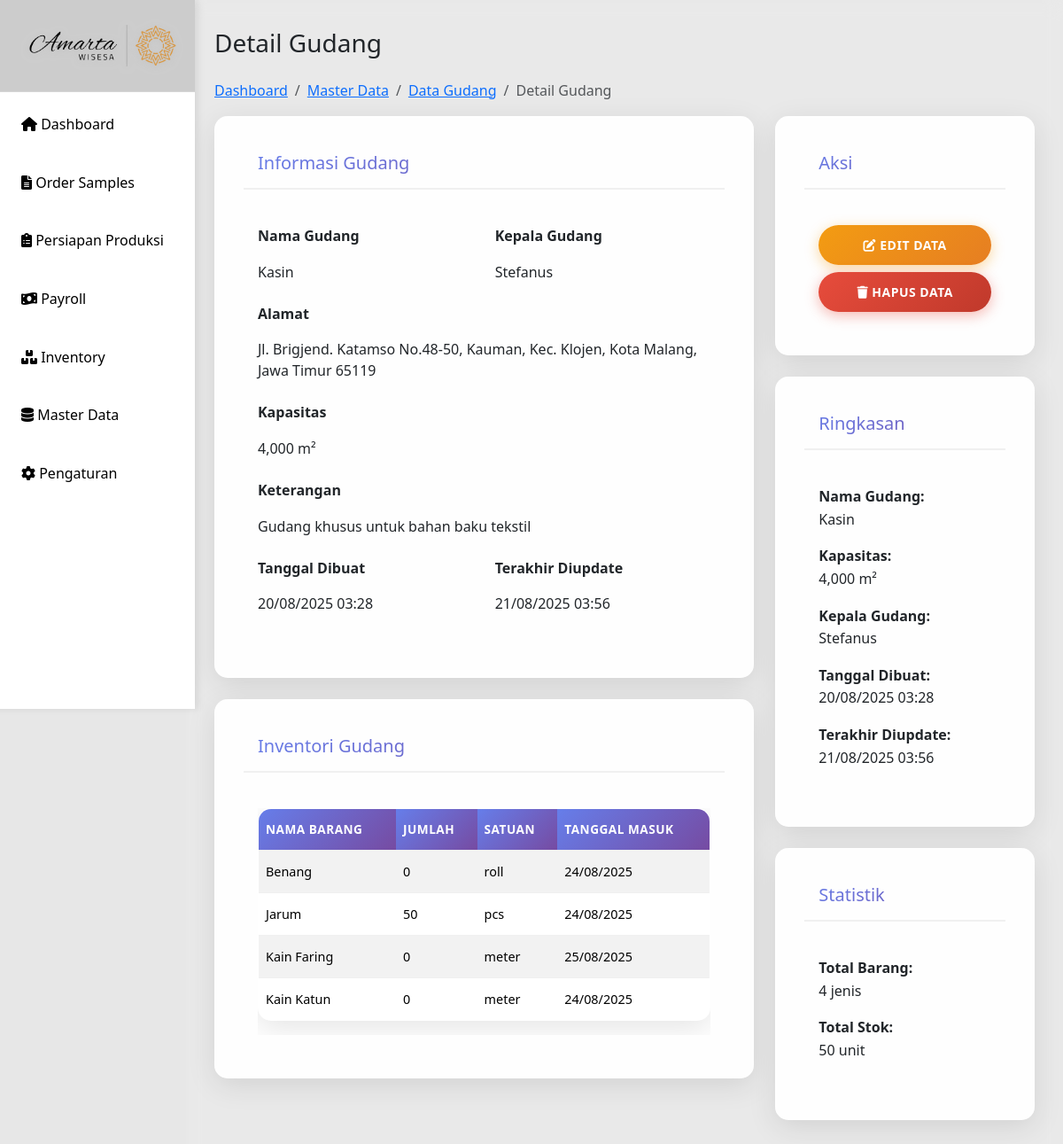
Before: /detail-gudang.php?id=3 with the older database file.
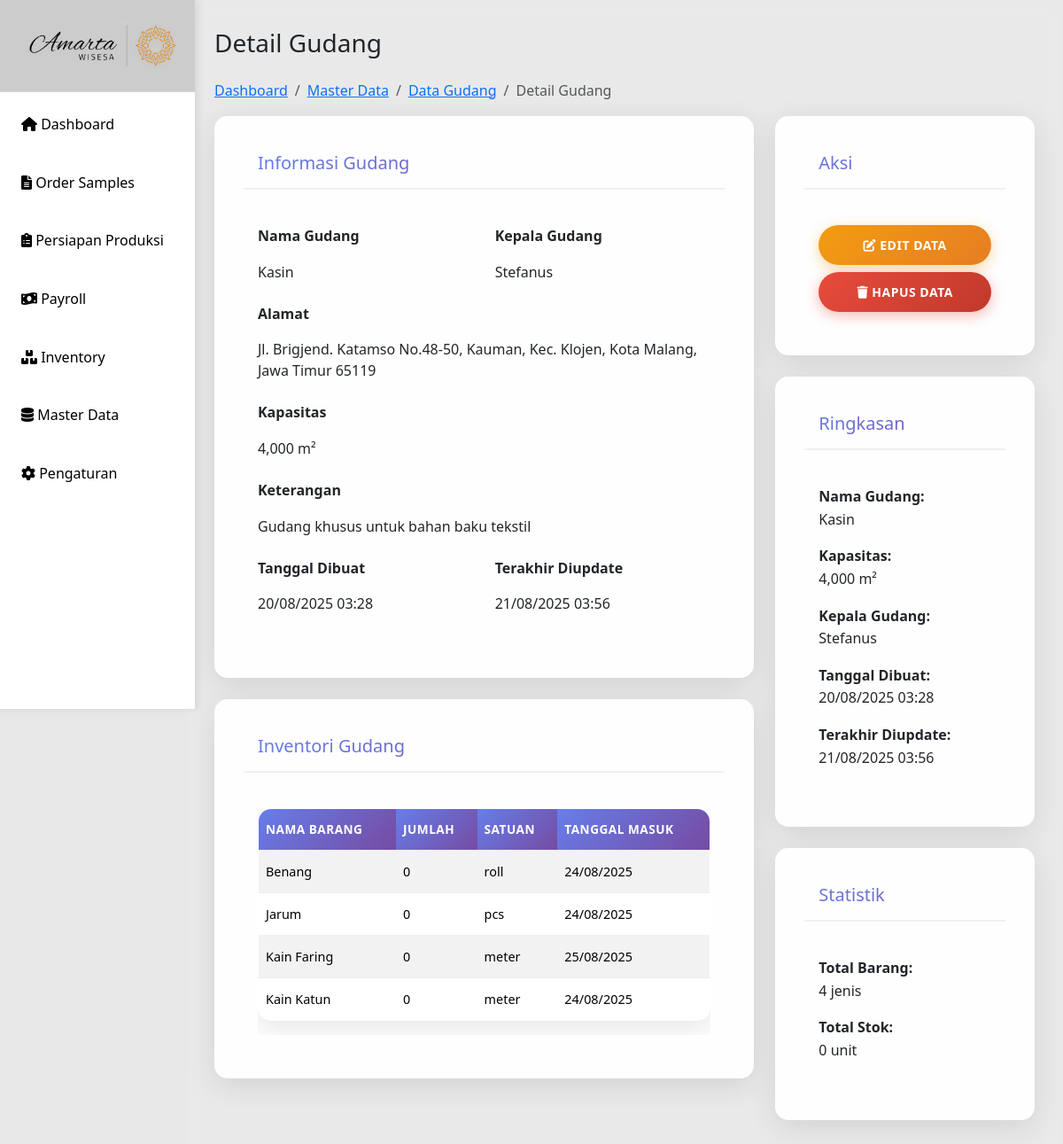
After: the same page with the newer database file.
### tables this page shows
CREATE TABLE `inventory_gudang` (
  `id` int(11) UNSIGNED NOT NULL,
  `id_inventory` int(11) NOT NULL,
  `id_gudang` int(11) NOT NULL,
  `nama_barang` varchar(100) NOT NULL,
  `jumlah` int(11) NOT NULL DEFAULT 0,
  `stok_akhir` int(11) NOT NULL DEFAULT 0,
  `satuan` varchar(20) NOT NULL,
  `tanggal_masuk` date DEFAULT NULL,
  `tanggal_update` timestamp NOT NULL DEFAULT current_timestamp() ON UPDATE current_timestamp()
);

### detail-gudang.php (the view, shortened to what the changed rows need)
<?php
include 'includes/header.php';
include 'config/db.php';
$id_gudang = $_GET['id'];
$inventory_data = [];
$inventory_sql = "SELECT * FROM inventory_gudang WHERE id_gudang = ? ORDER BY nama_barang ASC";
$stmt_inventory = mysqli_prepare($conn, $inventory_sql);
if ($stmt_inventory) {
    mysqli_stmt_bind_param($stmt_inventory, "i", $id_gudang);
    mysqli_stmt_execute($stmt_inventory);
    $inventory_result = mysqli_stmt_get_result($stmt_inventory);
    $inventory_data = mysqli_fetch_all($inventory_result, MYSQLI_ASSOC);
}
?>
<div class="main-content">
    <div class="row">
        <div class="col-12">
            <h1 class="h3 mb-4">Detail Gudang</h1>
            <div class="row">
                <div class="col-md-8">
                    <?php if (!empty($inventory_data)): ?>
                    <div class="card mt-4">
                        <div class="card-body">
                            <div class="table-responsive">
                                <table id="invGudangTable" class="table table-striped">
                                    <thead>
                                        <tr>
                                            <th>Nama Barang</th>
                                            <th>Jumlah</th>
                                            <th>Satuan</th>
                                            <th>Tanggal Masuk</th>
                                        </tr>
                                    </thead>
                                    <tbody>
                                        <?php foreach ($inventory_data as $item): ?>
                                        <tr>
                                            <td><?= htmlspecialchars($item['nama_barang']); ?></td>
                                            <td><?= number_format($item['jumlah']); ?></td>
                                            <td><?= htmlspecialchars($item['satuan']); ?></td>
                                            <td><?= date('d/m/Y', strtotime($item['tanggal_masuk'])); ?></td>
                                        </tr>
                                        <?php endforeach; ?>
                                    </tbody>
                                </table>
                            </div>
                        </div>
                    </div>
                    <?php endif; ?>
                </div>
                <div class="col-md-4">
                    <div class="card mt-3">
                        <div class="card-body">
                            <p><strong>Total Barang:</strong><br>
                            <?= count($inventory_data); ?> jenis</p>
                            <p><strong>Total Stok:</strong><br>
                            <?= count($inventory_data) > 0 ? number_format(array_sum(array_column($inventory_data, 'jumlah'))) : 0; ?> unit</p>
                        </div>
                    </div>
                </div>
            </div>
        </div>
    </div>
</div>
<?php
include 'includes/footer.php';
?>

Changed rows visible on the page:
changed inventory_gudang "Jarum": jumlah "50" → "0"
Other visible differences:
array_sum(array_column($inventory_data, 'jumlah')): "50" → "0"
